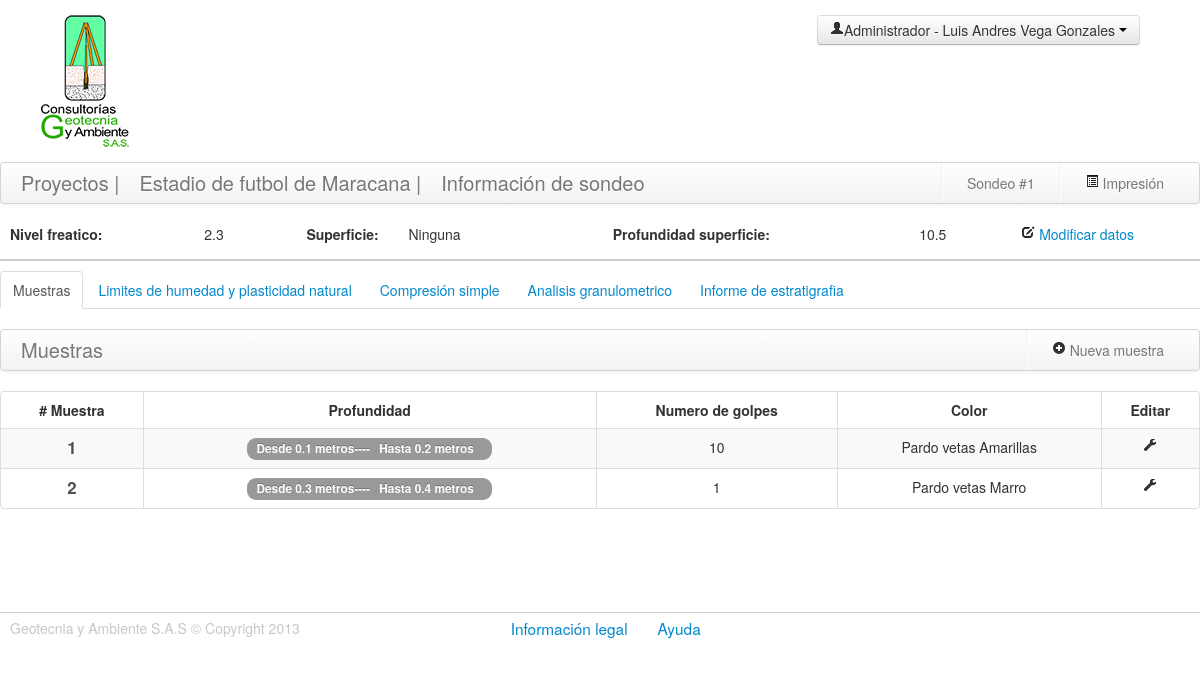
Page /muestras.php?idp=65&ids=1&numsondeo=1 (signed in) on the committed database.
### tables this page shows
CREATE TABLE IF NOT EXISTS `proyectos` (
  `id_proyecto` int(30) NOT NULL AUTO_INCREMENT COMMENT 'Id del proyecto\r\n',
  `codigo_proyecto` int(30) NOT NULL COMMENT 'Codigo unico de proyecto',
  `nombre_proyecto` varchar(200) DEFAULT NULL COMMENT 'Nombre del proyecto',
  `lugar` varchar(200) DEFAULT NULL COMMENT 'Lugar donde se realiza el proyecto\r\n',
  `contratista` varchar(100) DEFAULT NULL COMMENT 'Nombre del contratista\r\n',
  `fecha` date NOT NULL COMMENT 'Fecha del proyecto\r\n',
  `fk_id_autor` int(11) NOT NULL,
  `fk_id_responsable` int(19) NOT NULL,
  `estado` int(11) NOT NULL DEFAULT '1',
  PRIMARY KEY (`id_proyecto`),
  UNIQUE KEY `codigo_proyecto` (`codigo_proyecto`),
  KEY `fk_id_autor` (`fk_id_autor`),
  KEY `fk_id_responsable` (`fk_id_responsable`)
);

CREATE TABLE IF NOT EXISTS `sondeos` (
  `id_sondeo` int(11) NOT NULL AUTO_INCREMENT COMMENT 'id de sondeo\r\n',
  `nivel_freatico` float DEFAULT NULL COMMENT 'Nivel freatico del suelo',
  `profundidad_superficie` float DEFAULT NULL,
  `estado` int(11) NOT NULL,
  `fk_id_tipo_superficie` int(11) DEFAULT NULL,
  `fk_idproyecto` int(11) NOT NULL COMMENT 'llave foranea del id del proyecto\r\n',
  PRIMARY KEY (`id_sondeo`),
  KEY `fk_idproyecto` (`fk_idproyecto`),
  KEY `fk_id_tipo_superficie` (`fk_id_tipo_superficie`)
);

CREATE TABLE IF NOT EXISTS `tipo_superficie` (
  `id_tipo_superficie` int(11) NOT NULL AUTO_INCREMENT COMMENT 'Id tipo de superficie\r\n',
  `tipo_superficie` varchar(60) DEFAULT NULL,
  PRIMARY KEY (`id_tipo_superficie`),
  UNIQUE KEY `tipo_superficie` (`tipo_superficie`)
);

CREATE TABLE IF NOT EXISTS `muestras` (
  `id_muestra` int(30) NOT NULL AUTO_INCREMENT COMMENT 'Id de las muestras\r\n',
  `profundidad_inicial` float NOT NULL COMMENT 'Profundidad inicial de la muestra',
  `profundidad_final` float NOT NULL COMMENT 'Profundidad final de la muestra',
  `descripcion` varchar(200) NOT NULL COMMENT 'Descripcion de la muestra\r\n',
  `material_de_relleno` int(11) DEFAULT '0' COMMENT '0 sino es material de relleno o 1 si es material de relleno',
  `numero_golpes` varchar(200) NOT NULL,
  `estado` int(11) NOT NULL,
  `fk_idsondeo` int(11) NOT NULL COMMENT 'Llave foranea sondeo\r\n',
  PRIMARY KEY (`id_muestra`),
  KEY `fk_idsondeo` (`fk_idsondeo`)
);

### includes/proyectos.php (called while the page is built, shortened)
<?php
class proyectos extends DataBase {
    public function getDatosProyecto( $idp ) {
        $retorno = false;
        $sql = "SELECT
                      p.id_proyecto,
                      p.codigo_proyecto,
                      p.nombre_proyecto,
                      p.lugar,
                      p.contratista,
                      p.fecha,
                      p.fk_id_responsable,
                      r.Nombres as nombres_responsable,
                      r.apellidos as apellidos_responsable
                 FROM
                      proyectos p,usuarios r
                 where
                       p.fk_id_responsable=r.id_usuario and p.id_proyecto='".$this->real_escape_string($idp)."' and p.estado='1' LIMIT 1";
        $respuesta = $this -> query($sql);
        if ($respuesta) {
            $retorno = $respuesta -> fetch_object();
        }
        return $retorno;
    }
}
?>

### includes/sondeos.php (called while the page is built, shortened)
<?php
class sondeos extends DataBase {
	function getDatosSondeo($ids) {
		$retorno = false;
		$sql = "SELECT
								  `s`.`id_sondeo`,
								  `s`.`nivel_freatico`,
								  `s`.`profundidad_superficie`,
								  `s`.`estado`,
								  `s`.`fk_id_tipo_superficie`,
								   sup.`tipo_superficie`,
								  `s`.`fk_idproyecto`
						FROM 	`sondeos` `s`,`tipo_superficie` sup
 					  WHERE s.`fk_id_tipo_superficie`=sup.`id_tipo_superficie` LIMIT 1";
		$respuesta = $this->query($sql);
		if ( $respuesta ) {
			$retorno = $respuesta->fetch_object();
		}
		return $retorno;
	}
}
?>

### includes/muestras.php (called while the page is built, shortened)
<?php
class muestras extends DataBase {
	function getMuestrasSondeo($idSondeos) {
		$retorno = false;
		$sql = "SELECT * FROM muestras WHERE fk_idsondeo='" . $this -> real_escape_string($idSondeos) . "' AND estado='1' ORDER BY profundidad_inicial,profundidad_final DESC";
		$respuesta = $this -> query($sql);
		if ($respuesta) {
			$matriz = array();
			while ($fila = $respuesta -> fetch_object()) {
				$matriz[] = $fila;
			}
			$retorno = $matriz;
		}
		return $retorno;
	}
}
?>

### muestras.php (the view, shortened to what this page needs)
<?php
  require_once('includes/sondeos.php');
  require_once('includes/muestras.php');
  require_once('includes/proyectos.php');
  $data = $_SESSION['usuario'];
  $proyectosClass = new proyectos();
  $proyectos = $proyectosClass->getDatosProyecto($_GET['idp']);
  $sondeosClass = new sondeos();
  $datos_sondeo=$sondeosClass->getDatosSondeo($_GET['ids']);
  $muestras = new muestras();
  $muestrasSondeo = $muestras->getMuestrasSondeo($_GET['ids']);
  ?>
<!DOCTYPE html>
<html lang="es" class="no-js">
  <head>
    <link rel="stylesheet" href="assets/css/bootstrap.css">
    <link rel="stylesheet" href="assets/css/base.css">
    <link rel="stylesheet" href="assets/css/muestras.css">
  </head>
  <body>
    <div class="row-fluid header">
      <div class="span2">
        <figure class="logo"></figure>
      </div>
      <h3 class="span4 header-title"> </h3>
      <div class="btn-group span3 offset2 datos-perfil ">
        <a class="btn dropdown-toggle" data-toggle="dropdown" href="#">
        <span><i class="icon-user"></i><?php echo $data['tipo']." - ".$data['nombres']." ".$data['apellidos']; ?></span>
        <span class="caret"></span>
        </a>
      </div>
    </div>
    <div class="row-fluid cuerpo-proyectos">
      <div class="navbar">
        <div class="navbar-inner">
          <div class="container">
            <a class="brand" href="proyectos.php" data-toggle="tooltip" title="Click para ver todos los Proyectos">Proyectos |</a>
            <a class="brand" href="sondeos.php?idp=<?php echo $_GET['idp'] ?>" data-toggle="tooltip" title="Click para  ver los sondeos de este proyecto"> <?php echo $proyectos->nombre_proyecto; ?> |</a>
            <a class="brand" href="#" data-toggle="tooltip" title="Debajo puede ver la información del Sondeo">Información de sondeo</a>
            <ul class="nav pull-right">
              <li class="divider-vertical"></li>
              <li>
                <a href="#informe" role="button"  data-toggle="modal">
                <i  class="icon-list-alt"></i> Impresión
                </a>
              </li>
            </ul>
            <ul class="nav pull-right">
              <li class="divider-vertical"></li>
              <li>
                <a href="#">Sondeo #<?php echo $_GET['numsondeo'] ?></a>
              </li>
            </ul>
          </div>
        </div>
      </div>
      <div class="info_sondeos">
        <div class="row-fluid">
          <label for="nombre_proyecto_label" class="span2 title">Nivel freatico:</label>
          <label for="nombre_proyecto" class="span1"><?php echo $datos_sondeo->nivel_freatico; ?></label>
          <label for="codigo_proyecto_label" class="span1 title">Superficie:</label>
          <label for="codigo_proyecto" class="span2"><?php echo $datos_sondeo ->tipo_superficie; ?> </label>
          <label for="fecha_proyecto_label" class="span3 title">Profundidad superficie:</label>
          <label for="fecha_proyecto_label" class="span1"><?php echo $datos_sondeo ->profundidad_superficie; ?></label>
          <a href="#modificarsondeo" role="button" data-toggle="modal" class=" span2"> <i class="icon-edit"></i> Modificar datos</a>
        </div>
      </div>
      <ul id="myTab" class="nav nav-tabs">
        <li class="active">
          <a href="#Muestras" data-toggle="tab">Muestras</a>
        </li>
        <li>
          <a href="#Limites"  data-toggle="tab">Limites de humedad y plasticidad natural</a>
        </li>
        <li>
          <a href="#Compresion" data-toggle="tab">Compresión simple</a>
        </li>
        <li>
          <a href="#Granulometria" data-toggle="tab">Analisis granulometrico</a>
        </li>
        <li>
          <a href="#Informe" data-toggle="tab">Informe de estratigrafia</a>
        </li>
      </ul>
      <div id="myTabContent" class="tab-content">
        <div class="tab-pane fade in active" id="Muestras">
          <div class="navbar">
            <div class="navbar-inner">
              <div class="container">
                <a class="brand" href="#">Muestras</a>
                <ul class="nav pull-right">
                  <li class="divider-vertical"></li>
                  <li>
                    <a href="#nuevamuestra" role="button" data-toggle="modal">
                    <i class="icon-plus-sign"></i> Nueva muestra
                    </a>
                  </li>
                </ul>
              </div>
            </div>
          </div>
          <table class="table table-hover table-striped table-bordered" id='muestras'>
            <thead>
              <tr>
                <th># Muestra</th>
                <th>Profundidad</th>
                <th>Numero de golpes</th>
                <th>Color</th>
                <th>Editar</th>
              </tr>
            </thead>
            <tbody>
              <?php if( count($muestrasSondeo) > 0 ): ?>
              <?php $i = 1; ?>
              <?php foreach( $muestrasSondeo as $datoMuestra ): ?>
              <tr>
                <td ><span class="titulo-proyectos"><?php echo $i; ?></span></td>
                <td>
                  <span class="badge">Desde <span> <?php echo $datoMuestra->profundidad_inicial ?> metros</span>----<span class='badge' >Hasta <?php echo $datoMuestra->profundidad_final ?> metros</span>
                </td>
                <td><?php echo $datoMuestra->numero_golpes ?></td>
                <td><?php echo $datoMuestra->descripcion ?></td>
                <td>
                  <a rel='<?php echo $datoMuestra->id_muestra.",".$datoMuestra->profundidad_inicial.",".$datoMuestra->profundidad_final.",".$datoMuestra->descripcion.",".$datoMuestra->material_de_relleno.",".$datoMuestra->numero_golpes; ?>' id="<?php echo $datoMuestra->id_muestra ?>" class="modalMuestra" role="button" data-toggle="modal" href="#editarmuestra">
                  <i class='icon-wrench'></i>
                  </a>
                </td>
              </tr>
              <?php $i++; ?>
              <?php endforeach; ?>
              <?php else: ?>
              <td colspan="7">No hay datos que mostrar</td>
              <?php endif; ?>
            </tbody>
          </table>
        </div>
      </div>
    </div>
    <div class="row-fluid footer ">
      <footer class="span12">
        <p class="copiright span4" >Geotecnia y Ambiente S.A.S &copy; Copyright 2013</p>
        <p class="span6 offset1"><a href="#legal" role="button" data-toggle="modal" class="links-footer">Información legal</a><a href="#Ayuda" role="button" data-toggle="modal" class="links-footer">Ayuda</a>
        </p>
      </footer>
    </div>
  </body>
</html>

### assets/css/base.css (style rules this page uses)
.logo { background:url(../img/logo_geotecnia.png) no-repeat; height: 134px; width: 90px; transition:all 0.5s ease-in; }
.header { border-bottom: 1px solid #CCC }
.header-title { margin-top: 100px; font-family: 'Open Sans', sans-serif; font-weight: 500; }
.datos-perfil { margin-top: 15px; }
.copiright { color: #c7c7c7; padding-left: 10px; }
.footer { border-top: 1px solid #CCC; padding: 5px 0 0 0 ; }
a.links-footer { font-size: 1.1em; font-weight: 500; padding-right: 30px; transition:all 0.5s ease-in; }

### assets/css/muestras.css (style rules this page uses)
.header { border-bottom: none; }
.table td { text-align: center; }
.table th { text-align: center; }
.titulo-proyectos { font-weight:600; font-size: 1.2em; color: #505050; }
.cuerpo-proyectos { min-height:450px; }
.title { font-weight: bold; }
.info_sondeos label:first-child { padding-left: 10px; }
.info_sondeos { border-bottom: 2px solid #CCC; margin-bottom: 10px; }

### rows in the picture
proyectos: nombre_proyecto "Estadio de futbol de Maracana"
sondeos: nivel_freatico "2.3", fk_id_tipo_superficie.tipo_superficie "Ninguna", profundidad_superficie "10.5"
muestras: profundidad_inicial "0.1", profundidad_final "0.2", numero_golpes "10", descripcion "Pardo vetas Amarillas"
muestras: profundidad_inicial "0.3", profundidad_final "0.4", numero_golpes "1", descripcion "Pardo vetas Marro"

### other values in the picture
$data['tipo'] "Administrador"
$data['nombres'] "Luis Andres"
$data['apellidos'] "Vega Gonzales"
$_GET['numsondeo'] "1"
